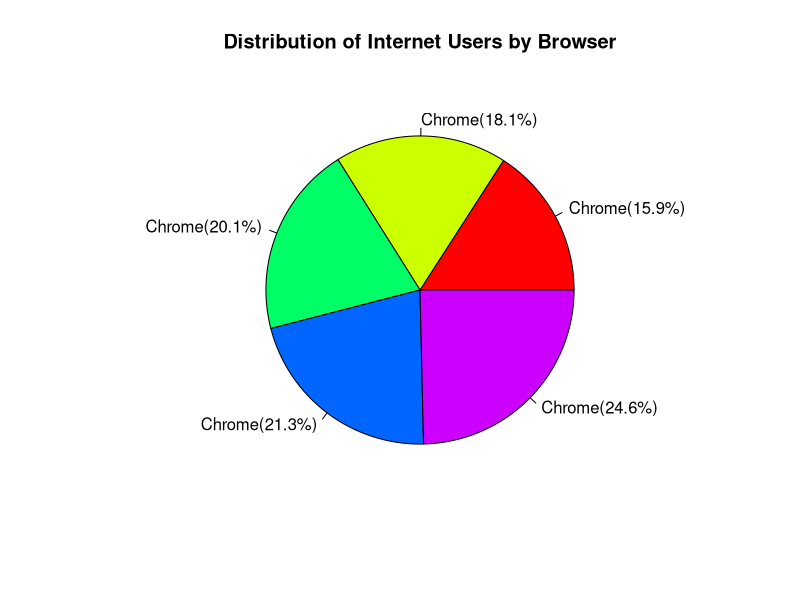
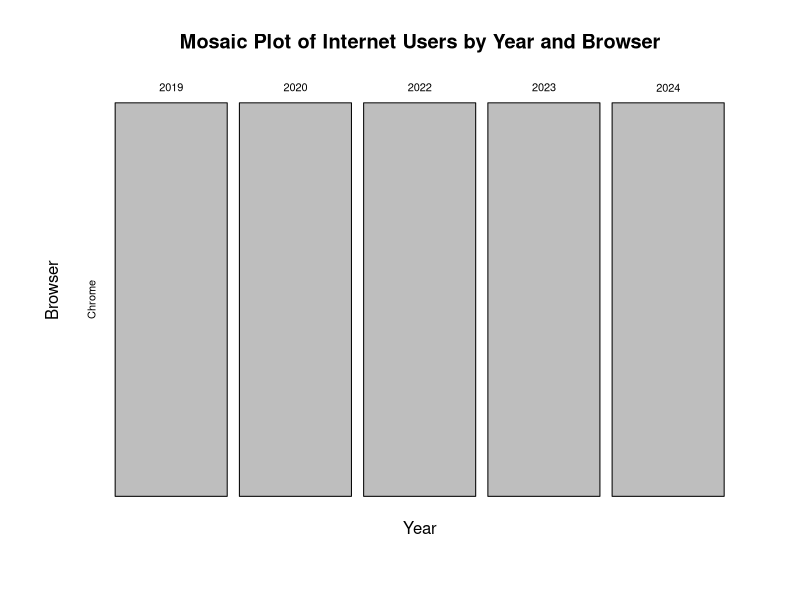
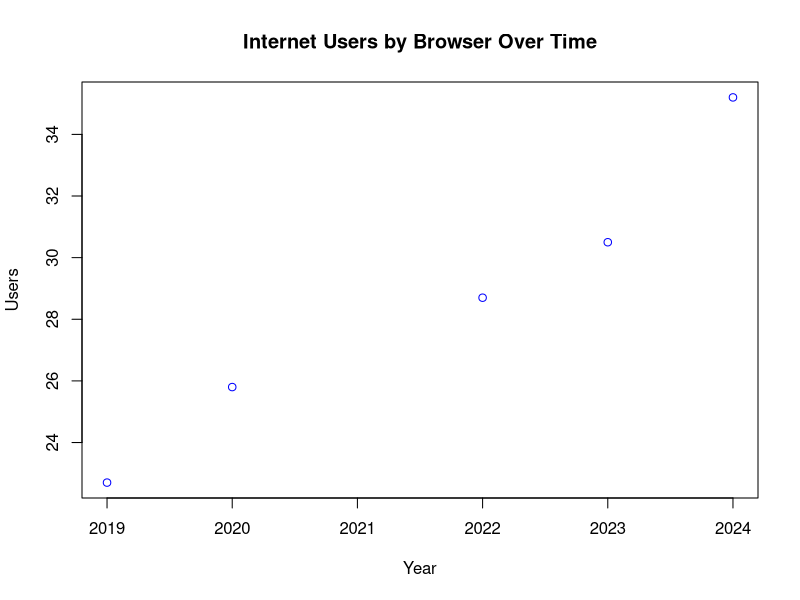

The R source for these figures, in order:
# Internet Users by Browser Dataset
internet_data <- data.frame(
  Year = c(2019, 2020, 2022, 2023, 2024),
  Browser = c("Chrome", "Chrome", "Chrome", "Chrome", "Chrome"),
  Users = c(22.7, 25.8, 28.7, 30.5, 35.2)
)
percentages <- round(internet_data$Users / sum(internet_data$Users) * 100, 1)
labels <- paste(internet_data$Browser, "(", percentages, "%)", sep = "")

# Pie Chart
pie(internet_data$Users, labels = labels,
    main = "Distribution of Internet Users by Browser",
    col = rainbow(length(internet_data$Users)))


# 2. Mosaic Plot
mosaicplot(table(internet_data$Year, internet_data$Browser),
           main = "Mosaic Plot of Internet Users by Year and Browser",
           xlab = "Year",
           ylab = "Browser")

# 3. Scatter Plot
plot(internet_data$Year, internet_data$Users,
     main = "Internet Users by Browser Over Time",
     xlab = "Year",
     ylab = "Users",
     col = "blue")
